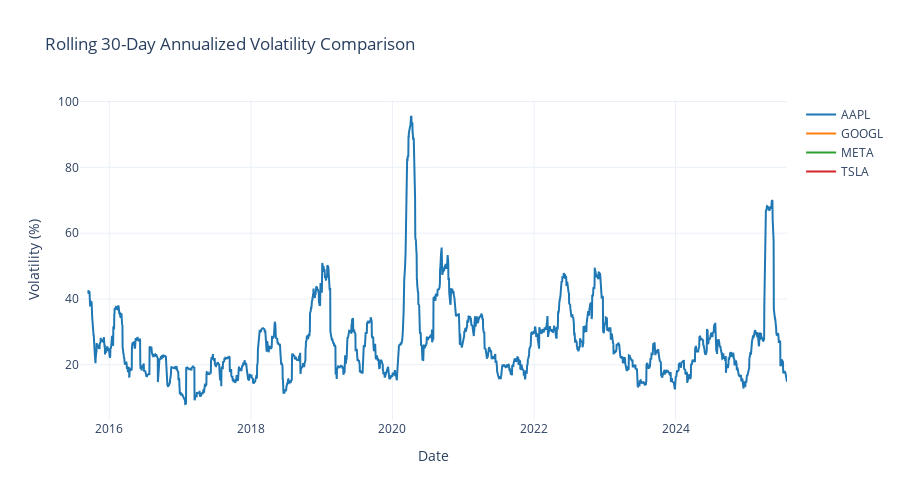

Notebook source saved alongside this figure:
### Markdown cell above
## 6. Volatility Analysis <a id="volatility"></a>

Volatility is crucial for understanding risk and potential model performance.

### Code cell
# Calculate rolling volatility for all stocks
volatility_data = pd.DataFrame()

for symbol in symbols:
    if symbol in stock_data:
        data = stock_data[symbol]
        daily_returns = data['close'].pct_change()
        rolling_vol = daily_returns.rolling(window=30).std() * np.sqrt(252)  # Annualized volatility
        volatility_data[symbol] = rolling_vol
        
        # Set index based on available date column
        if 'timestamp' in data.columns:
            volatility_data.index = data['timestamp']
        elif 'Date' in data.columns:
            volatility_data.index = data['Date']
        else:
            volatility_data.index = data.index

# Plot volatility comparison
fig = go.Figure()

for i, symbol in enumerate(symbols):
    if symbol in volatility_data.columns:
        fig.add_trace(go.Scatter(
            x=volatility_data.index,
            y=volatility_data[symbol] * 100,  # Convert to percentage
            mode='lines',
            name=f'{symbol}',
            line=dict(color=colors[i]),
            hovertemplate=f'<b>{symbol}</b><br>' +
                         'Date: %{x}<br>' +
                         'Volatility: %{y:.1f}%<extra></extra>'
        ))

fig.update_layout(
    title='Rolling 30-Day Annualized Volatility Comparison',
    xaxis_title='Date',
    yaxis_title='Volatility (%)',
    height=500,
    template='plotly_white'
)

fig.show()

### Figure 1 — Plotly figure (JSON) as saved in the notebook; plotly's stock layout.template omitted (floating-point values rounded to 4 significant figures; data arrays with more than 128 entries replaced by an {"elided": "..."} marker saying what was removed)
{"data": [{"hovertemplate": "<b>AAPL</b><br>Date: %{x}<br>Volatility: %{y:.1f}%<extra></extra>", "line": {"color": "#1f77b4"}, "mode": "lines", "name": "AAPL", "type": "scatter", "x": {"elided": "2512 str values"}, "y": {"elided": "2512 float values"}}, {"hovertemplate": "<b>GOOGL</b><br>Date: %{x}<br>Volatility: %{y:.1f}%<extra></extra>", "line": {"color": "#ff7f0e"}, "mode": "lines", "name": "GOOGL", "type": "scatter", "x": {"elided": "2512 str values"}, "y": {"elided": "2512 float values"}}, {"hovertemplate": "<b>META</b><br>Date: %{x}<br>Volatility: %{y:.1f}%<extra></extra>", "line": {"color": "#2ca02c"}, "mode": "lines", "name": "META", "type": "scatter", "x": {"elided": "2512 str values"}, "y": {"elided": "2512 float values"}}, {"hovertemplate": "<b>TSLA</b><br>Date: %{x}<br>Volatility: %{y:.1f}%<extra></extra>", "line": {"color": "#d62728"}, "mode": "lines", "name": "TSLA", "type": "scatter", "x": {"elided": "2512 str values"}, "y": {"elided": "2512 float values"}}], "layout": {"height": 500, "title": {"text": "Rolling 30-Day Annualized Volatility Comparison"}, "xaxis": {"title": {"text": "Date"}}, "yaxis": {"title": {"text": "Volatility (%)"}}}}
